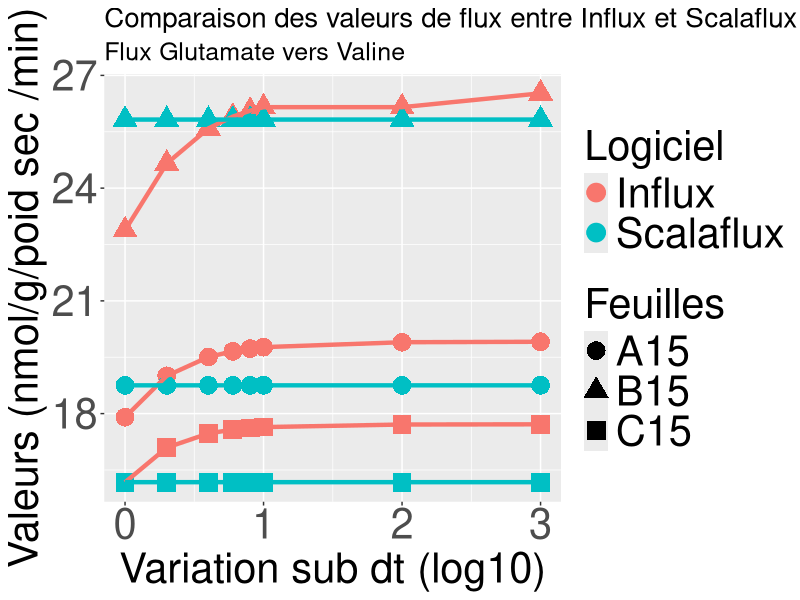
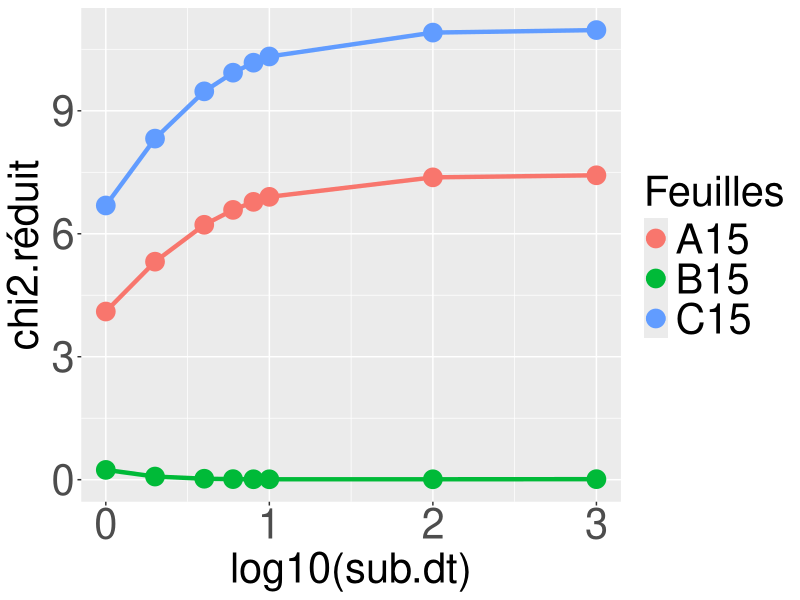
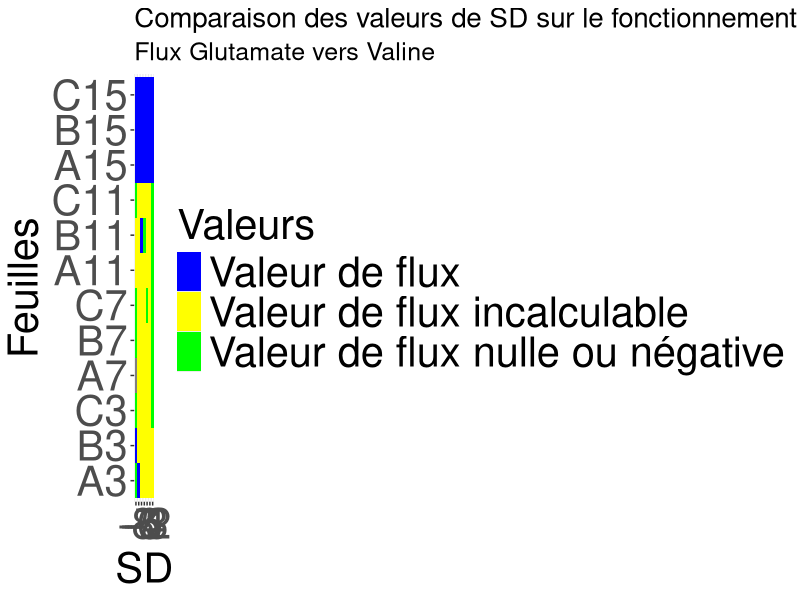
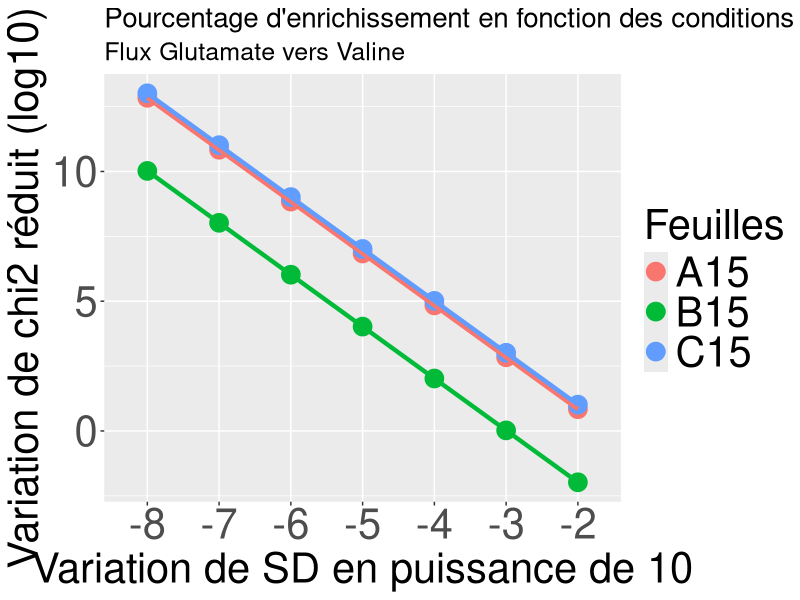
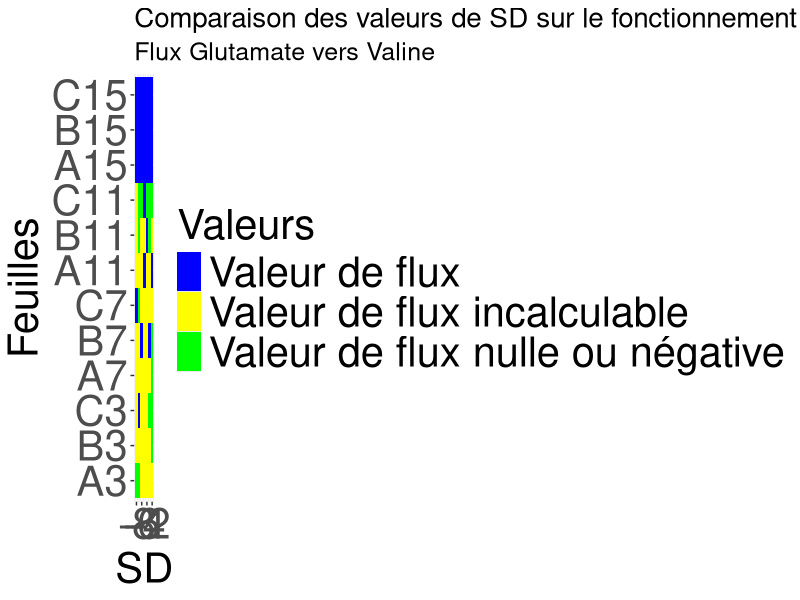
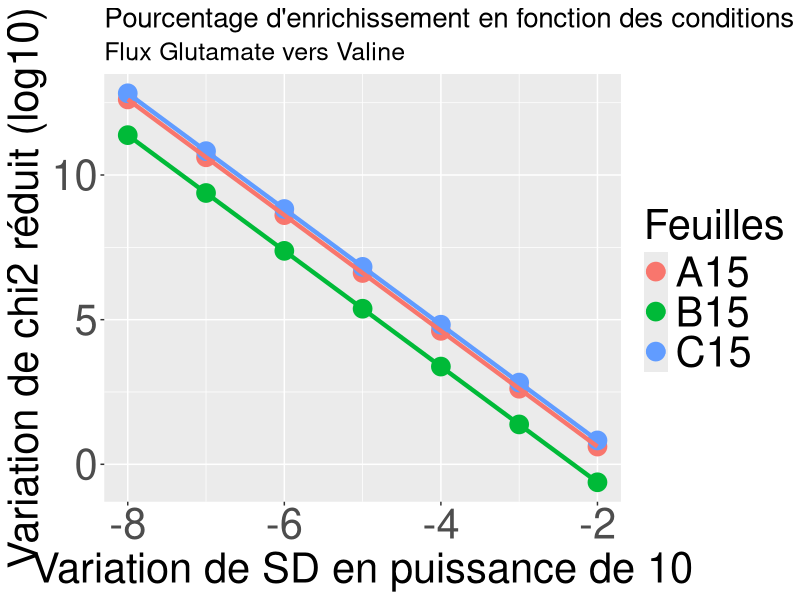
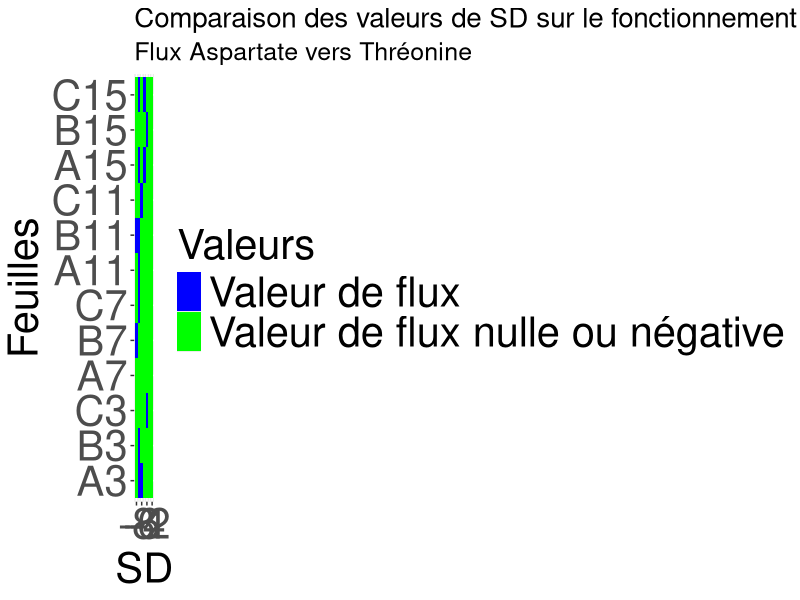

Reproduce these figures in R, in order.
library(ggplot2)
library(dplyr)
library(tidyr)

# Définition de paramètres
couleurs <- c("Valeur de flux" = "blue",
              "Valeur de flux nulle ou négative" = "green",
              "Valeur de flux incalculable" = "yellow")

# Données Glutamate vers Valine 

# Comparaison de l'effet des subdt du fichier d'optimisation

donnees <- read.table("Variation_subdt_Glu_Val.tsv" , sep = "\t" , header = TRUE , dec = "," , stringsAsFactors = T)
head(donnees)
#donnees$sub.dt <- as.factor(donnees$sub.dt)
str (donnees)

donnees_modif <- donnees %>%
  rename(Influx = Valeurs_Influx , Scalaflux = Valeurs_Scalaflux) %>%
  pivot_longer(cols = c(Influx , Scalaflux) , names_to = "Logiciel" , values_to = "Valeurs")

val <- ggplot(donnees_modif, aes(x = log10(sub.dt),y = Valeurs , col = Logiciel , shape = Feuilles)) +
  geom_point(size = 6) +
  geom_line(size = 1.5)+
  labs(
    x = "Variation sub dt (log10)",
    y = "Valeurs (nmol/g/poid sec /min)",
    title = "Comparaison des valeurs de flux entre Influx et Scalaflux avec un SD de -2 et variation de subdt",
    subtitle = "Flux Glutamate vers Valine")+
  theme(
    plot.title = element_text(size = 20),      
    plot.subtitle = element_text(size = 18),
    axis.title = element_text(size = 30),    
    axis.text = element_text(size = 30),
    legend.title = element_text(size = 30),           
    legend.text = element_text(size = 30))

val

# Valeurs de chi 2

figure_comp <- ggplot (donnees , aes (x = log10(sub.dt) , y = chi2.réduit , col = Feuilles, group = Feuilles ) )+
  geom_point(size = 6)+
  geom_line(size = 1.5)+
  theme(
    plot.title = element_text(size = 20),      
    plot.subtitle = element_text(size = 18),
    axis.title = element_text(size = 30),    
    axis.text = element_text(size = 30),
    legend.title = element_text(size = 30),           
    legend.text = element_text(size = 30))
figure_comp
# Comparaison des sd dans le fichier miso avec subdt 10

donnees_sd_10 <- read.table("Variation_sd_subdt10_Glu_Val.tsv" , sep = "\t", header = TRUE  , dec = ",", stringsAsFactors = T)
head(donnees_sd_10)
donnees_sd_10$Feuille <- as.numeric(gsub("[^0-9]", "", donnees_sd_10$Feuilles))
donnees_sd_10$Rep <- gsub("[^A-Za-z]", "", donnees_sd_10$Feuilles)
donnees_sd_10$SD <- as.factor(donnees_sd_10$SD)
str(donnees_sd_10)

val_sd <- donnees_sd_10 %>%
  mutate(Feuilles = factor(Feuilles, levels = unique(Feuilles[order(Feuille)]))) %>%
  ggplot(aes(x = SD, y = Feuilles, fill = Valeurs)) +
  geom_tile() +
  labs(
    title = "Comparaison des valeurs de SD sur le fonctionnement du logiciel Influx avec un subdt de 10",
    subtitle = "Flux Glutamate vers Valine"
  )+
  scale_fill_manual(values = couleurs)+
  theme(
    plot.title = element_text(size = 20),      
    plot.subtitle = element_text(size = 18),
    axis.title = element_text(size = 30),    
    axis.text = element_text(size = 30),
    legend.title = element_text(size = 30),           
    legend.text = element_text(size = 30))

val_sd

# Valeurs de chi2
donnes_15 <- donnees_sd_10 %>%
  filter (Feuille == 15)

figure_comp10 <- ggplot (donnes_15 , aes (x = SD , y = log10(chi2_réduit) , col = Feuilles, group = Feuilles ) )+
  geom_point(size = 6)+
  geom_line(size = 1.5)+
  labs (x = "Variation de SD en puissance de 10",
        y = "Variation de chi2 réduit (log10)" ,
        title = "Pourcentage d'enrichissement en fonction des conditions avec les différents réplicats",
        subtitle = "Flux Glutamate vers Valine")+
  theme(
    plot.title = element_text(size = 20),      
    plot.subtitle = element_text(size = 18),
    axis.title = element_text(size = 30),    
    axis.text = element_text(size = 30),
    legend.title = element_text(size = 30),           
    legend.text = element_text(size = 30))
figure_comp10
# Comparaison des sd dans le fichier miso avec subdt 1

donnees_sd_1 <- read.table("Variation_sd_subdt1_Glu_Val.tsv" , sep = "\t" , dec = "," , header = TRUE )
head(donnees_sd_1)
donnees_sd_1$Feuille <- as.numeric(gsub("[^0-9]", "", donnees_sd_1$Feuilles))
donnees_sd_1$Rep <- gsub("[^A-Za-z]", "", donnees_sd_1$Feuilles)
donnees_sd_10$SD <- as.factor(donnees_sd_10$SD)
str(donnees_sd_1)

val_sd_1 <- donnees_sd_1 %>%
  mutate(Feuilles = factor(Feuilles, levels = unique(Feuilles[order(Feuille)]))) %>%
  ggplot(aes(x = SD, y = Feuilles, fill = Valeurs)) +
  geom_tile()+
  labs(title =  "Comparaison des valeurs de SD sur le fonctionnement du logiciel Influx avec un subdt de 1", 
       subtitle = "Flux Glutamate vers Valine")+
  scale_fill_manual(values = couleurs)+
  theme(
    plot.title = element_text(size = 20),      
    plot.subtitle = element_text(size = 18),
    axis.title = element_text(size = 30),    
    axis.text = element_text(size = 30),
    legend.title = element_text(size = 30),           
    legend.text = element_text(size = 30))
val_sd_1

# Valeur de chi2
donnes_1 <- donnees_sd_1 %>%
  filter (Feuille == 15)
figure_comp1 <- ggplot (donnes_1 , aes (x = SD , y = log10(chi2_réduit) , col = Feuilles, group = Feuilles ) )+
  geom_point(size = 6)+
  geom_line(size = 1.5)+
  labs (x = "Variation de SD en puissance de 10",
        y = "Variation de chi2 réduit (log10)" ,
        title = "Pourcentage d'enrichissement en fonction des conditions avec les différents réplicats",
        subtitle = "Flux Glutamate vers Valine")+
  theme(
    plot.title = element_text(size = 20),      
    plot.subtitle = element_text(size = 18),
    axis.title = element_text(size = 30),    
    axis.text = element_text(size = 30),
    legend.title = element_text(size = 30),           
    legend.text = element_text(size = 30))
figure_comp1
# Données Aspartate vers Thréonine 

# Comparaison des sd dans le fichier miso avec subdt 1000

donnee <- read.table("Variation_sd_subdt_1000_Asp_Thr.tsv" , sep = "\t" , header = TRUE)
head(donnee)
donnee$Feuille <- as.numeric(gsub("[^0-9]", "", donnee$Feuilles))
donnee$Rep <- gsub("[^A-Za-z]", "", donnee$Feuilles)


thr_subdt_1000 <- donnee %>%
  mutate(Feuilles = factor(Feuilles, levels = unique(Feuilles[order(Feuille)]))) %>%
  ggplot(aes(x = SD , y = Feuilles , fill = Valeurs))+
  geom_tile()+
  labs(title = "Comparaison des valeurs de SD sur le fonctionnement du logiciel Influx avec un subdt de 1000",
       subtitle = "Flux Aspartate vers Thréonine")+
  scale_fill_manual(values = couleurs)+
  theme(
    plot.title = element_text(size = 20),      
    plot.subtitle = element_text(size = 18),
    axis.title = element_text(size = 30),    
    axis.text = element_text(size = 30),
    legend.title = element_text(size = 30),           
    legend.text = element_text(size = 30))
thr_subdt_1000
